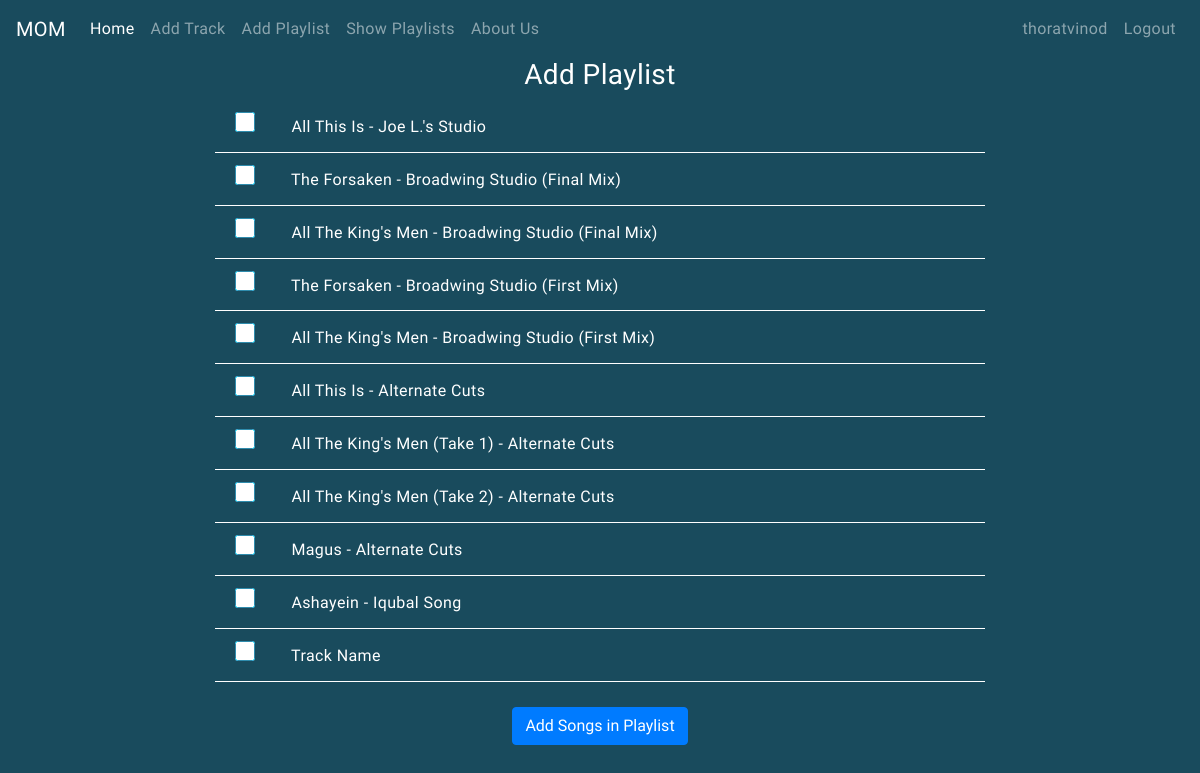
/add_tracks_to_playlist (signed in), run on the app's committed database.
### app.py (models this page shows, shortened)
class User(UserMixin, db.Model):
    id = db.Column(db.Integer, primary_key=True)
    username = db.Column(db.String(15), unique=True)
    email = db.Column(db.String(50), unique=True)
    password = db.Column(db.String(80))

class Track(db.Model):
    track_id = db.Column(db.Integer, primary_key=True)
    name = db.Column(db.String(200), nullable=False)
    duration = db.Column(db.String(5), nullable=False)
    file = db.Column(db.String(1000), nullable=False)
    emotion = db.Column(db.String(10), nullable=False)

### app.py (the view)
@app.route('/add_tracks_to_playlist', methods=['POST','GET'])
def add_tracks_to_playlist():
    if request.method == 'POST':
        playlist_id = request.args.get('playlist_id')
        inputs = request.form.to_dict()
        for track_id in inputs:
            trackGroup = TrackGroup(
                track_id = int(track_id),
                playlist_id = playlist_id
            )
            db.session.add(trackGroup)
        db.session.commit()
        return redirect('/')
    else:
        tracks = Track.query.all()
        return render_template('add_tracks_to_playlist.html', tracks=tracks)

### app.py (called while the page is built)
@login_manager.user_loader
def load_user(user_id):
    return User.query.get(int(user_id))

### templates/add_tracks_to_playlist.html (shortened to what this page needs)
{% extends 'base.html' %}
{% block body %}
<div class="container">
    <center><h3 class="font-weight-normal">Add Playlist</h3></center>
    <form action="" method="POST">
        <ul class="list-group list-group-flush">
            {% for track in tracks %}
            <li class="list-group-item" style="background-color: #194b5d;border-color: #ffffff;">
                <input type="checkbox" name="{{track.track_id}}" class="checkbox" aria-label="Checkbox for following text input">
                {{track.name}}
            </li>
            {% endfor %}
        </ul>
        <br>
        <center><button class="btn btn-primary">Add Songs in Playlist</button></center>
    </form>
</div>
<br><br>
{% endblock%}

### templates/base.html (shortened to what this page needs)
<!DOCTYPE html>
<html lang="en">
<head>
    <link rel="stylesheet" href="https://stackpath.bootstrapcdn.com/bootstrap/4.4.1/css/bootstrap.min.css">
    <link rel="stylesheet" type="text/css" href="https://cdn.plyr.io/3.5.6/plyr.css">
    <link href="https://stackpath.bootstrapcdn.com/font-awesome/4.7.0/css/font-awesome.min.css" rel="stylesheet">
    <link rel="stylesheet" type="text/css" href="{{ url_for('static',filename='css/main.css')}}">
</head>
<body>
    <nav id="myNavBar" class="navbar navbar-expand-lg navbar-dark bg-dark">
        <a class="navbar-brand" href="#">MOM</a>
        <div class="collapse navbar-collapse" id="navbarSupportedContent">
          <ul class="navbar-nav mr-auto">
            <li class="nav-item active">
              <a class="nav-link" href="/">Home <span class="sr-only">(current)</span></a>
            </li>
            <li class="nav-item">
              <a class="nav-link" href="{{ url_for('add_track') }}">Add Track</a>
            </li>
            <li class="nav-item">
              <a class="nav-link" href="/add_playlist">Add Playlist</a>
            </li>
            <li class="nav-item">
              <a class="nav-link" href="/show_playlists">Show Playlists</a>
            </li>
            <li class="nav-item">
              <a class="nav-link" href="/aboupla">About Us</a>
            </li>
          </ul>
          <ul class="navbar-nav my-2 my-lg-0">
                {% if current_user.username is undefined %}
                <li class="nav-item"><a class="nav-link" href="/login">Login</a></li>
                <li class="nav-item"><a class="nav-link" href="/register">Register</a></li>
                {% else %}
                <li class="nav-item"><a class="nav-link" href="/profile">{{current_user.username}}</a></li>
                <li class="nav-item"><a class="nav-link" href="/logout">Logout</a></li>
                {% endif %}
          </ul>
        </div>
      </nav>
    {% block body %}{% endblock %}
</body>
</html>

### static/css/main.css (style rules this page uses)
.bg-dark { background-color:#194b5d!important }
html,body { -webkit-font-smoothing:antialiased; -webkit-text-size-adjust:100%; background-color:#194b5d; color:#fff; font-size:1rem; font-family:"Oxygen", HelveticaNeue, "Helvetica Neue", Helvetica, Arial, sans-serif; font-weight:400; letter-spacing:.025rem; line-height:1.618; }
*,::before,::after { box-sizing:border-box; }
* { -webkit-tap-highlight-color:rgba(0,0,0,0); -webkit-tap-highlight-color:transparent; }
.container { position:relative; margin:0 auto; max-width:800px; width:100%; }

### templates/add_tracks_to_playlist.html (style rules this page uses)
.list-group-item { background-color: #194b5d; border-color: #ffffff; }
.checkbox { margin-right: 2rem; mix-blend-mode: color-dodge; box-sizing: border-box; width: 1.25em; height: 1.25em; }

### data on the page
User: username "thoratvinod"
Track: name "All This Is - Joe L.'s Studio"
Track: name "The Forsaken - Broadwing Studio (Final Mix)"
Track: name "All The King's Men - Broadwing Studio (Final Mix)"
Track: name "The Forsaken - Broadwing Studio (First Mix)"
Track: name "All The King's Men - Broadwing Studio (First Mix)"
Track: name "All This Is - Alternate Cuts"
Track: name "All The King's Men (Take 1) - Alternate Cuts"
Track: name "All The King's Men (Take 2) - Alternate Cuts"
Track: name "Magus - Alternate Cuts"
Track: name "Ashayein - Iqubal Song"
Track: name "Track Name"
